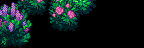

A level layout from a 2D game, rendered from its tile map. Below: a short description, then the map file with its tile-grid data intact:
An orthogonal 9x3 tile map with 16x16 px tiles, 1 tile layer (Back3).

<map version="1.10" tiledversion="1.10.2" orientation="orthogonal" renderorder="right-down" compressionlevel="0" width="9" height="3" tilewidth="16" tileheight="16" infinite="0" nextlayerid="22" nextobjectid="9">
 <properties>
  <property name="AmbientLight" value="255 255 255" />
  <property name="IsGreenhouse" value="T" />
  <property name="Warp" value="5 17 Farm 28 16" />
 </properties>
 <tileset firstgid="1" name="Tiny_Bushes_Spring_Vanilla" tilewidth="16" tileheight="16" tilecount="27" columns="9">
  <image source="Tiny_Bushes_Spring_Vanilla.png" width="144" height="48" />
 </tileset>
 <layer id="21" name="Back3" width="9" height="3">
  <data encoding="csv">
1,2,3,4,5,6,0,0,0,
10,11,0,13,14,0,0,0,0,
19,20,0,0,0,0,0,0,0
</data>
 </layer>
</map>
